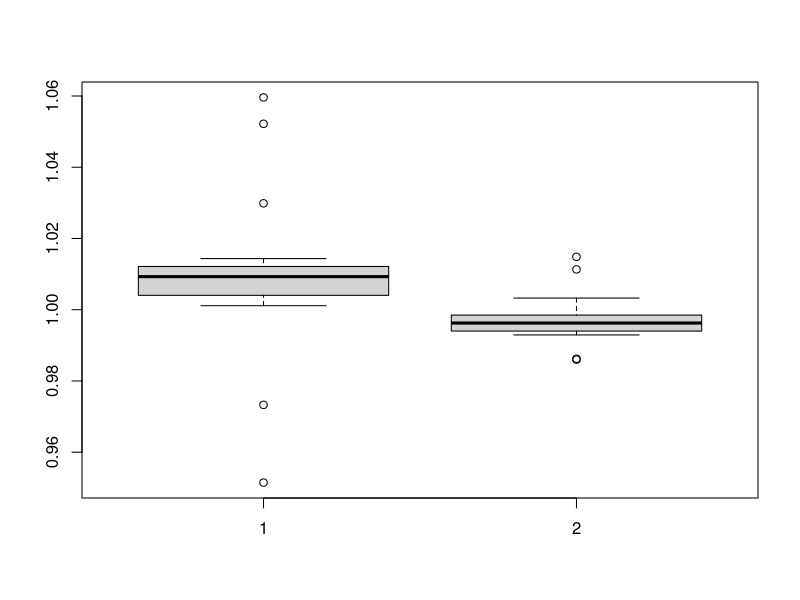
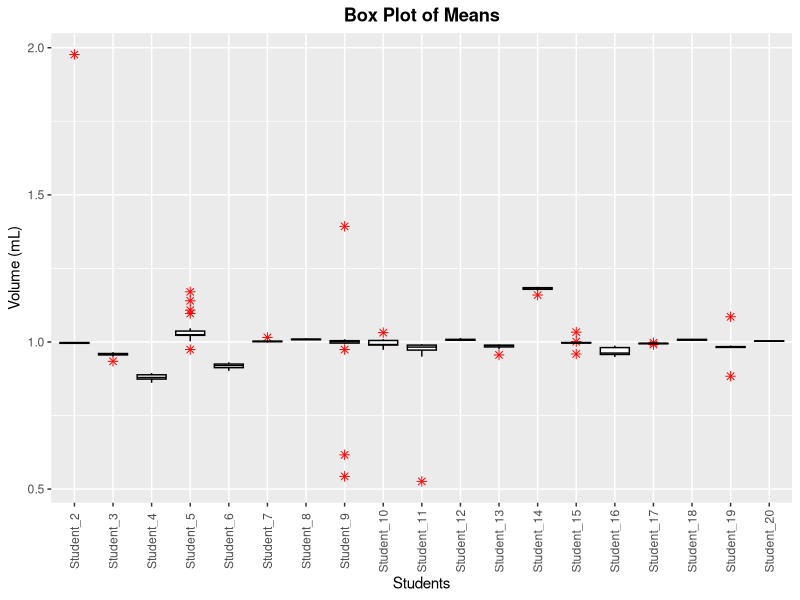
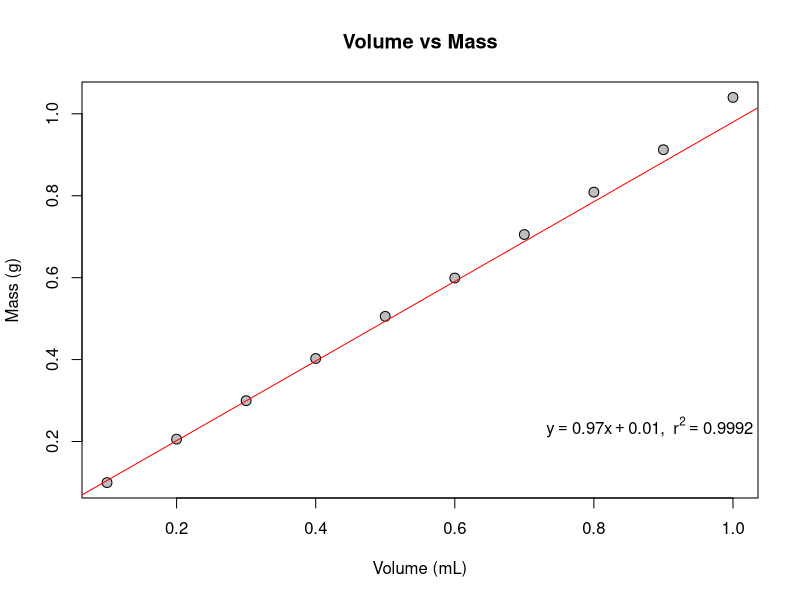

Write R code to recreate these figures, in order.
## ---- chunk 1
library(readxl)
## ---- chunk 2
basic_stats <- read_excel("ChemData.xlsx", sheet="central tendency")
ttest <- read_excel("ChemData.xlsx", sheet="t-test")
anova <- read_excel("ChemData.xlsx", sheet="anova")
correlation <- read_excel("ChemData.xlsx", sheet="correlations")
regression <- read_excel("ChemData.xlsx",sheet = "regression")
## ---- chunk 3
basic_stats[,1] <- NULL
## ---- chunk 4
head(basic_stats)
## ---- chunk 5
summary(basic_stats)
## ---- chunk 6
sapply(basic_stats, sd)
## ---- chunk 7
t.test(ttest$Student_A,ttest$Student_B, paired = TRUE)
## ---- chunk 8
boxplot(ttest$Student_A,ttest$Student_B)
## ---- chunk 9
library(broom)
library(tidyverse)
anova.results <- aov(Quantity~Group,data=anova)
summary(anova.results)
## ---- chunk 10
tidy(TukeyHSD(anova.results))
## ---- chunk 11
tidy(TukeyHSD(anova.results)) %>% filter(adj.p.value<0.05)
## ---- chunk 12
library(ggplot2)
ggplot(anova.results, aes(x = Group, y = Quantity)) + 
  geom_boxplot(colour = "black", outlier.colour="red", outlier.shape = 8,   outlier.size = 2, fatten = 1) + 
  scale_x_discrete(limits = c('Student_2','Student_3','Student_4',
                              'Student_5','Student_6','Student_7',
                              'Student_8','Student_9','Student_10',
                              'Student_11','Student_12','Student_13',
                              'Student_14','Student_15','Student_16',
                              'Student_17','Student_18','Student_19',
                              'Student_20')) +
  labs(x="Students", y="Volume (mL)", title="Box Plot of Means") +
  theme(plot.title = element_text(hjust=0.5, face="bold")) + 
  theme(axis.text.x = element_text(angle = 90, vjust = 0.5))
## ---- chunk 13
regression.results <- lm(Volume~Mass, data = regression)
summary(regression.results)
## ---- chunk 14
lm.coef<-round(coef(regression.results), 2)
plot(regression$Volume, regression$Mass, pch = 21, cex = 1.3, col = "black", bg="gray", main = "Volume vs Mass",xlab="Volume (mL)", ylab="Mass (g)")
abline(regression.results, col="red")
r2<-round(summary(regression.results)$r.squared,4)
mtext(bquote(y==.(lm.coef[2])*x+.(lm.coef[1])*","~~r^2==.(r2)*" "),line=-18,adj=1, padj=0)
